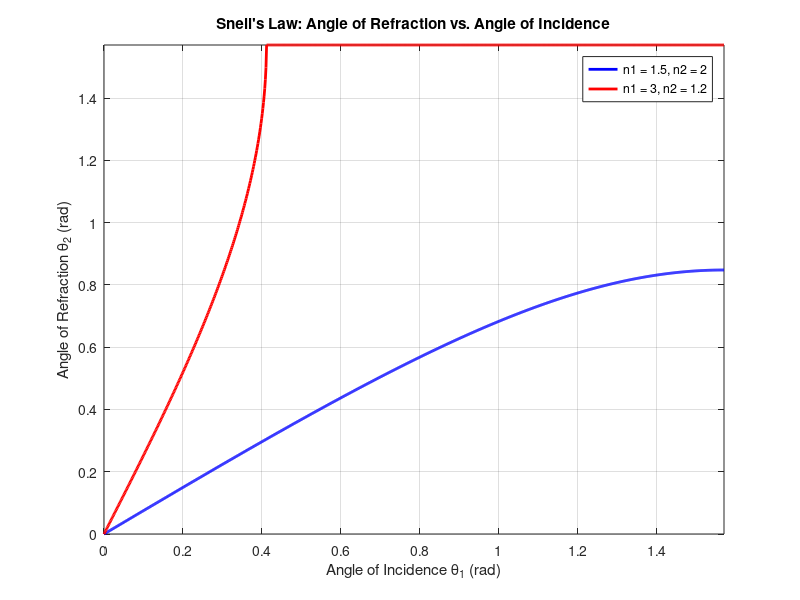
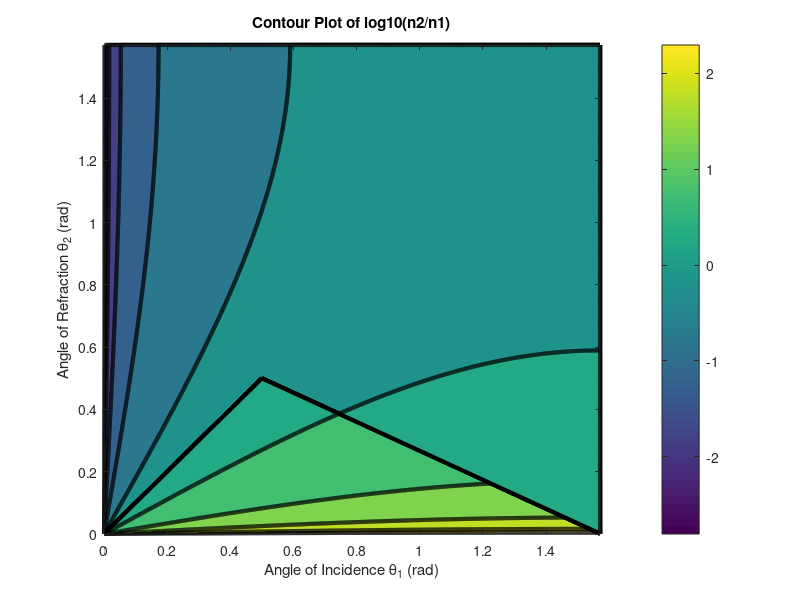
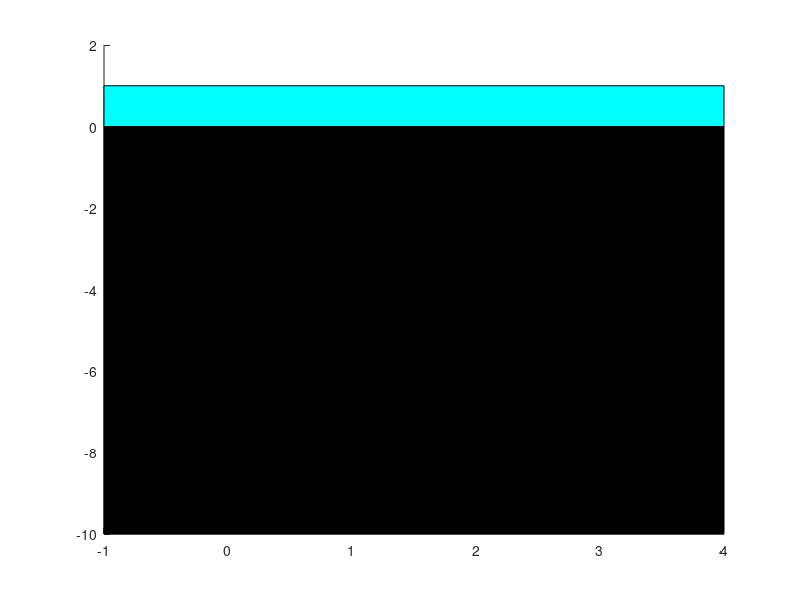

The MATLAB script that drew these images, in order: (Note: this script raises an error after producing the figures.)
%% Student template for SLT-D Snells law.
% Template used for SLT-D exercise 6. Contains placeholders and plotting
% for subquestions of exercise 6

% Created by Kevin van Hastenberg. Version 1.0 for EM2 2023-2024

%% General Values
close all;
clear;
clc;

% Resolution value
resolution = 10^3;

%% Exercise 6a
close all;
clear;
clc;

% Define refractive indices
n1_1 = 1.5;
n2_1 = 2;
n1_2 = 3;
n2_2 = 1.2;

% Define angle of incidence
theta1 = linspace(0, pi/2, 1000);

% Calculate angle of refraction
theta2_1 = asin((n1_1/n2_1) * sin(theta1));
theta2_2 = asin((n1_2/n2_2) * sin(theta1));

% Plot the results
figure;
plot(theta1, theta2_1, 'b', 'LineWidth', 2);
hold on;
plot(theta1, theta2_2, 'r', 'LineWidth', 2);
grid on;
xlabel('Angle of Incidence \theta_1 (rad)');
ylabel('Angle of Refraction \theta_2 (rad)');
legend('n1 = 1.5, n2 = 2', 'n1 = 3, n2 = 1.2');
title('Snell''s Law: Angle of Refraction vs. Angle of Incidence');
xlim([0 pi/2]);
ylim([0 pi/2]);
%% Exercise 6b
resolution = 10^3;
theta1 = linspace(0, pi/2, resolution);
theta2 = linspace(0, pi/2, resolution);
[THETA1, THETA2] = meshgrid(theta1, theta2);

% Calculate the contrast n2/n1
contrast = sin(THETA1) ./ sin(THETA2);

% Plot the contour
figure;
contourf(theta1, theta2, log10(contrast), 10, 'linewidth', 3);
colorbar;
xlabel('Angle of Incidence \theta_1 (rad)');
ylabel('Angle of Refraction \theta_2 (rad)');
title('Contour Plot of log10(n2/n1)');


%% Exercise 6c

% Parameters
theta1 = pi/4;
n1 = 1;
a = 1.5;
b = 0.5;
t = 4;

% Define wavelengths (in micrometers)
lambda = linspace(0.4, 0.7, 7);

% Calculate the refractive index for each wavelength
n2 = a + b ./ lambda.^2;

% Calculate angle of refraction for each wavelength
theta2 = asin((n1 ./ n2) * sin(theta1));

% Plot the dispersion
figure;
% Create a black rectangle to represent the medium below the interface
patch([-1 4 4 -1], [0 0 -10 -10], 'k'); 

% Create a cyan rectangle to represent the medium above the interface
patch([-1 4 4 -1], [0 0 1 1], 'c'); 

% Set the transparency of the patches to 20%
alpha(0.2); 

% Hold the current plot so that the next plot commands don't erase the existing plot
hold on; 

% Draw a line representing the incident wave, starting at (-sin(theta1), cos(theta1)) and ending at (0, 0)
line([-sin(theta1) 0], [cos(theta1) 0], 'color', 'k', 'LineWidth', 3); 

% Set the axes limits for the plot
axis([-1 4 -10 1]); 

% Plot the refracted rays for each wavelength
% x-coordinates go from 0 to 10*sin(theta2) and y-coordinates go from 0 to -10*cos(theta2)
h = plot([zeros(1,7); 10*sin(theta2)], [zeros(1,7); -10*cos(theta2)], 'LineWidth', 3); 

% Set the colors of the refracted rays to represent the colors of the visible spectrum
set(h, {'color'}, num2cell([143 0 255; 0 0 255; 0 255 255; 0 255 0; 255 255 0; 255 165 0; 255 0 0]/255, 2)); 

xlabel('x (m)');
ylabel('z (m)');
title('Dispersion of Visible Light');


%% Function A
function theta_2=functiona%(??)
%     theta_2 = 
end

function [] = plota(Theta_1, Theta_2)
    figure();
    plot(Theta_1, Theta_2);





    % Figure settings
    grid on
    xlabel('Angle of Incidence \Theta_1')
    ylabel('Angle of Refraction \Theta_2')
    xlim([0 pi/2])
    ylim([0 pi/2])
    set(gca, 'XTick', 0: pi/4: pi/2)
    set(gca, 'XTickLabel', {'0', '\pi/4', '\pi/2'})
    set(gca, 'YTick', 0: pi/4: pi/2)
    set(gca, 'YTickLabel', {'0', '\pi/4', '\pi/2'})
end


%% Function C
function []=functionC%(??)
%     lambda = linspace(??,??,7); % Hint: split 'white' light up in it's wavelength, for this code consider just seven colors in the visible spectrum

%     n2 = 
%     theta_2 = 




    % Figure settings
    figure
    patch([-1 4 4 -1],[0 0 -10 -10],'k')
    patch([-1 4 4 -1],[0 0 1 1],'c')
    alpha(0.2)
    hold on
    line([-sin(theta1) 0],[cos(theta1),0],'color','k','LineWidth',3);
    axis([-1 4 -10 1])
    h = plot([zeros(1,7);10*sin(theta_2)],[zeros(1,7);-10*cos(theta_2)],'LineWidth',3);
    set(h, {'color'}, num2cell([143 0 255;0 0 255;0 255 255;0 255 0;255 255 0;255 165 0;255 0 0]/255, 2));
    xlabel('x (m)');
    ylabel('z (m)');
end
